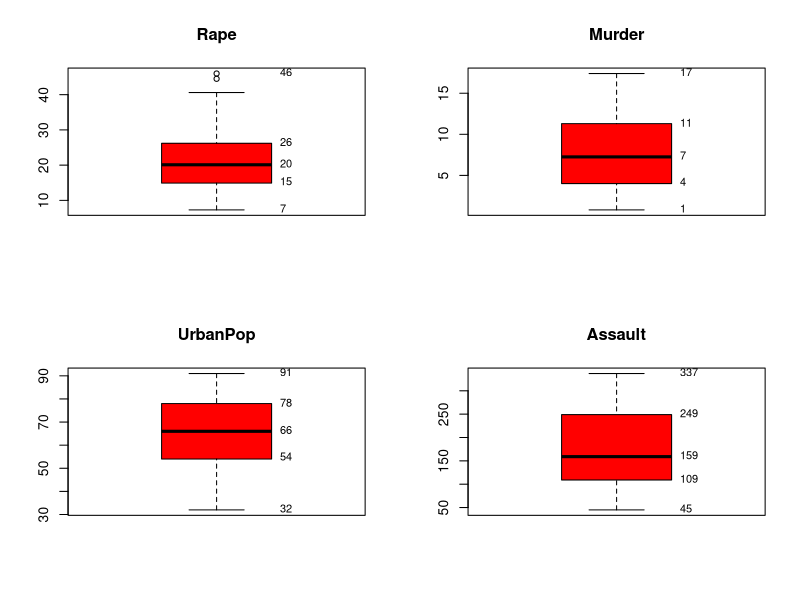
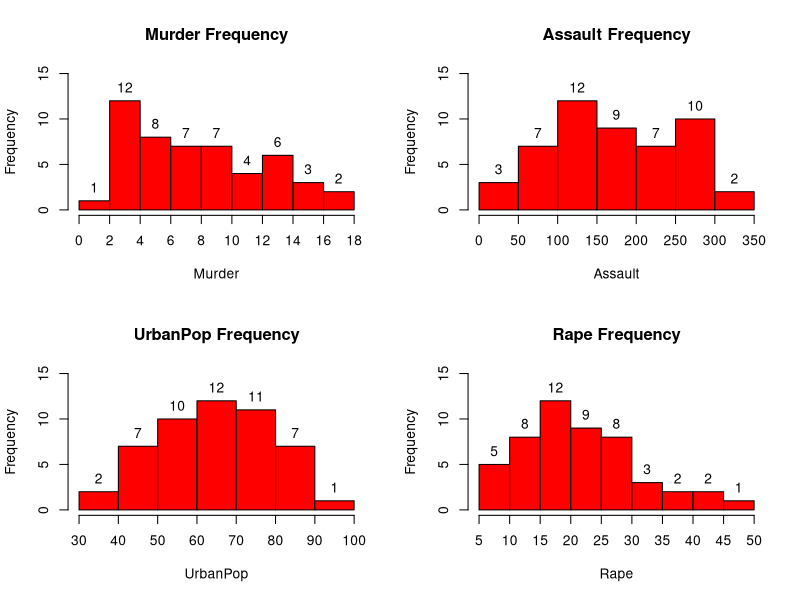
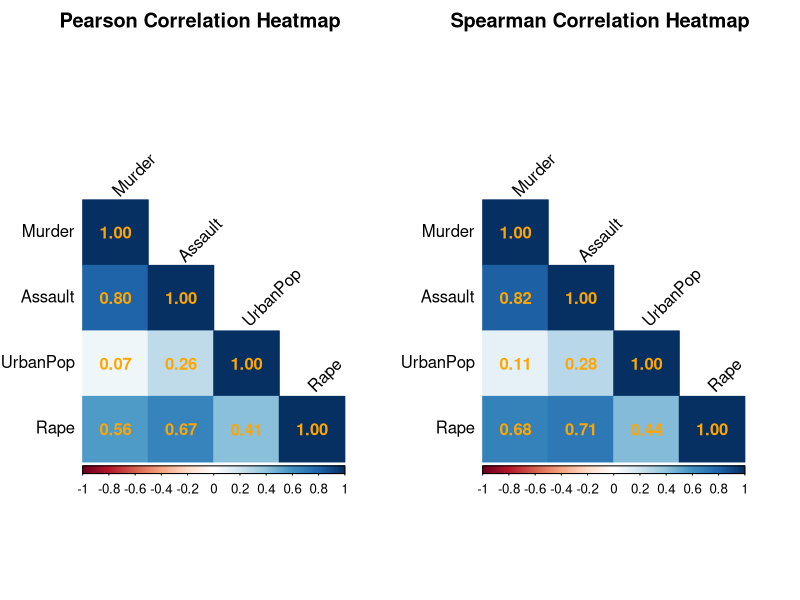
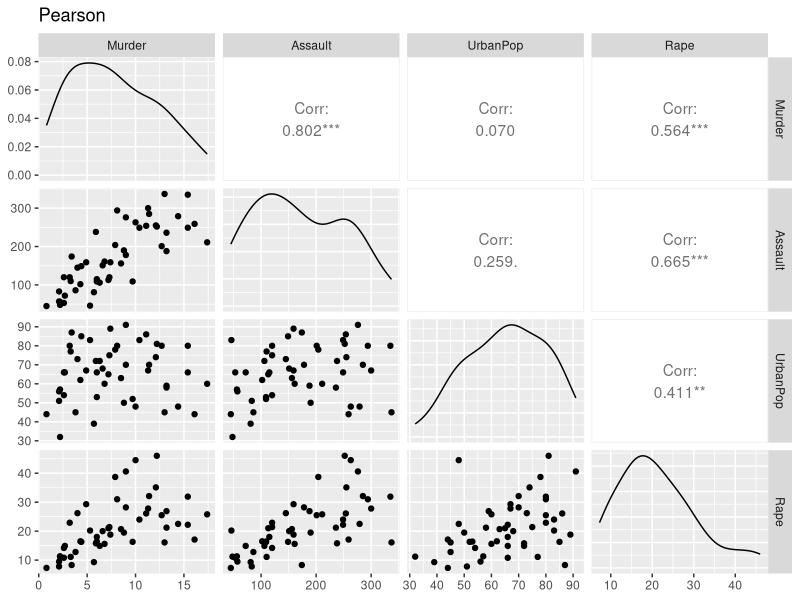
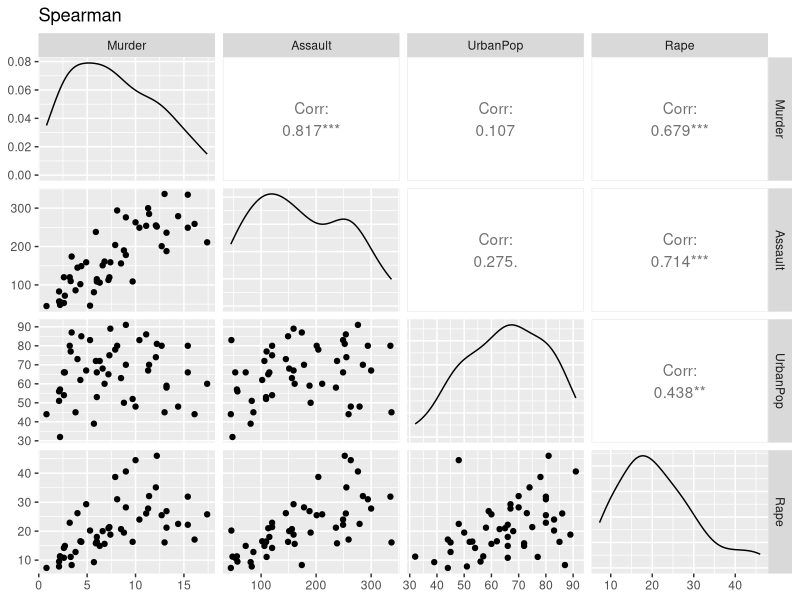

Recreate these plots in R, in order.
#install GGally
if (!requireNamespace("GGally", quietly = TRUE)) { #auto install required package GGally
  install.packages("GGally")
}
if (!requireNamespace("corrplot", quietly = TRUE)) { #auto install required package coorplot
  install.packages("corrplot")
}
library("corrplot")
library("GGally")
data <- USArrests #load dataset

#REQUIREMENT 3
#creating boxplot for murder, assault, UrbanPop, Rape
data <- USArrests

data <- USArrests

# Calculate quartiles
rq <- quantile(data$Rape)
mq <- quantile(data$Murder)
uq <- quantile(data$UrbanPop)
aq <- quantile(data$Assault)

# Boxplots
par(mfrow = c(2, 2)) #2x2 plot

#Rape
boxplot(data$Rape, main = "Rape", col = "red")
text(x = 1.2, y = rq, labels = round(rq, 0), pos = 4, cex = 0.8) 
#Murder
boxplot(data$Murder, main = "Murder", col = "red")
text(x = 1.2, y = mq, labels = round(mq, 0), pos = 4, cex = 0.8)
#UrbanPop
boxplot(data$UrbanPop, main = "UrbanPop", col = "red")
text(x = 1.2, y = uq, labels = round(uq, 0), pos = 4, cex = 0.8)
#Assault
boxplot(data$Assault, main = "Assault", col = "red")
text(x = 1.2, y = aq, labels = round(aq, 0), pos = 4, cex = 0.8)



#creating histogram for murder, assault, UrbanPop, Rape
par(mfrow = c(2, 2)) # create 2x2 plot 
#Murder
murder <- hist(data$Murder, main="Murder Frequency", xlab="Murder", ylab = "Frequency", col="red", border="black", xaxt = "n", ylim = c(0, max(hist(data$Murder, plot = FALSE)$counts) * 1.25))
text(murder$mids, murder$counts, labels = murder$counts, pos = 3) # add frequency text to the bar for readability 

axis(1, at = murder$breaks) #adjust the bin labels (x axis) for readability
#Assult
assault <- hist(data$Assault, main="Assault Frequency", xlab="Assault", ylab = "Frequency", col="red", border="black", ylim = c(0, max(hist(data$Assault, plot = FALSE)$counts) * 1.25))
text(assault$mids, assault$counts, labels = assault$counts, pos = 3) # add frequency text to the bar for readability 

#urbanpop
urbanpop <- hist(data$UrbanPop, main="UrbanPop Frequency", xlab="UrbanPop", ylab = "Frequency", col="red", border="black", ylim = c(0, max(hist(data$UrbanPop, plot = FALSE)$counts) * 1.25))
text(urbanpop$mids, urbanpop$counts, labels = urbanpop$counts, pos = 3) # add frequency text to the bar for readability 

#rape
rape <- hist(data$Rape, main="Rape Frequency", xlab="Rape", ylab = "Frequency", col="red", border="black", xaxt = "n", ylim = c(0, max(hist(data$Rape, plot = FALSE)$counts) * 1.25))
text(rape$mids, rape$counts, labels = rape$counts, pos = 3) # add frequency text to the bar for readability 

axis(1, at = rape$breaks) #adjust the bin labels (x axis) for readability


##################### Analysis #######################################
#Box plot
#The box plots provide information about the central tendency, variability, and potential outliers of the four variables in the USArrests dataset.
#The murder and assault box plots show considerable variation between states, but no potential outliers are identified. Lowest murder arrest is 1 and highest murder arrest is 17, 
#while most states has arrest rate between 4 and 11 per 100 thousand. 

#The urban population box plot indicates that the median urban population percentage is approximately 66%, 
#with most states having values between 54% and 78%. Minimum urban population is 32% and maximum urban population is 91%.

#The Rape box plot identifies two potential outliers above the upper whisker, representing states with unusually high rape arrest rates compared with the 
#remaining states. These observations may contribute to the right skewness observed in the Rape histogram.

#Overall,the box plots suggest that the Rape variable contains two potential outliers, while the other three variables did not.



# Murder Histogram 
# It seems to be right skewed which suggest most states having lower to moderate murder arrest rates. 
# This suggests frequency of high murder arrests decreases as the murder rate increases.
# 12 states with 2-4 murder arrest observed, which is the the highest peak.  

# Assault Histogram
# Assault frequency seems to be bimodal, a histogram with two distinct peaks.
# The highest frequency occurred in the bins 100-150 assaults in 12 states. 
# Followed by second highest frequency of 10 states with assaults range of 250-300.


# Urban population histogram
# It appears approximately symmetric, with most states concentrated between 50% and 80% urban population. 
# The highest frequency occurs in the 60–70% interval, containing 12 states. 
# The frequencies decrease towards both ends of the distribution, suggesting that most states have moderate to high levels of urbanisation.
# While relatively few have very low or very high urban population percentages.

# Rape histogram 
# It seems to be right skewed, most states concentrated in low to moderate arrests, while few states reporting higher number of 
# arrests related to rape. 15-20 arrests made in 12 states which is the highest frequency. 
# The frequencies generally decrease as the arrest rate increases, with relatively few states having high values. 
# This indicates that the distribution has a longer tail towards higher arrest rates.


#REQUIRMENT 4


# Pearson correlation
cat("Pearson correlation", "\n")
pearson <- cor(data, method = "pearson")
print(pearson) #print pearson correlation
cat("\n") #add empty line


# Spearman correlation
cat("Spearman correlation", "\n")
spearman <- cor(data, method = "spearman")
print(spearman)

#heatmaps
par(mfrow=c(1,2)) # create 1x2 plots
corrplot(pearson,
         method = "color", #create coloured map
         type = "lower", # lower triangle only to avoid displaying some duplicates 
         addCoef.col = "orange", #set correlation value color 
         tl.col = "black", #label color
         tl.srt = 45, # label text angle
         title = "Pearson Correlation Heatmap",
         mar = c(0, 0, 2, 0)) #add 2 top margin

corrplot(spearman,
         method = "color",
         type = "lower",
         addCoef.col = "orange",
         tl.col = "black",
         tl.srt = 45,
         title = "Spearman Correlation Heatmap",
         mar = c(0, 0, 2, 0))

# matrix plot
#pearson
print(ggpairs(
  data,
  title = "Pearson",
  upper = list(continuous = wrap("cor", method = "pearson")), #upper triangle show the correlation coefficient
  lower = list(continuous = "points"), #lower triangle show the scatter plot
  diag = list(continuous = "densityDiag")
))
#spearman
print(ggpairs(
  data,
  title = "Spearman",
  upper = list(continuous = wrap("cor", method = "spearman")),
  lower = list(continuous = "points"),
  diag = list(continuous = "densityDiag")
))

########################## Analysis ###########################
# Heatmap 
# The heatmap displaying the correlation coefficient between the variables.
# The highest correlation is between assault and murder with positive 0.8 (Pearson). The Spearman correlation is slightly higher, at 0.82.
# Both Pearson and Spearman results indicate a strong positive association. Which can be seen in the scatter plot. This suggests as the number of arrests made related to assault, the number of murder related arrest goes up as well.
# The second highest correlation is between assault and rape with positive 0.67 (Pearson) coefficient. The Spearman coefficient is slightly higher, at 0.71 Which suggest the number of rape related arrest goes up with assault related arrest.
# The lowest correlation is between urban population and murder with 0.07. The Spearman correlation is also close to zero, at 0.11.
# The correlation is very weak, indicating weak association between murder and urban population. Which can be seen in the scatter plot.
# Although the Spearman coefficient is slightly higher, both methods suggest that there is little association between these variables.

# ggpairs
# This plot displaying three different types of information. 
# The scatter plot, displaying the rate of arrests of all the variables. Each dot represent a state, the y axis represent the number of arrests.
# The density curve showing how values are distributed for each variable. 
# Correlation coefficient, measuring the the correlation between two variables.
# Murder and Assault scatter plot showing a strong positive correlation, which is supported by the correlation coefficient of 0.8 (pearson) and 0.82 Spearman coefficient.
# This suggest number of murder related arrest goes up with assault related arrests.
# Murder and Urban population has the weakest positive correlation, looking at scatter plot the points is all over the place and supported by 0.07 (Pearson) correlation coefficient and 0.11 Spearman coefficient. 
# Meaning there is very weak relation between murder and urban population. 

# Pearson vs Spearman
# overall the Pearson and Spearman coefficient is very similar. Suggesting the general pattern of association is consistent between the two methods.
# Some notable difference, between assault and rape increases from 0.67 using Pearson to 0.71 using Spearman. Similarly, the correlation between Murder and Rape increases from 0.56 to 0.68.
# In conclusion, both methods identify murder and assault as the strongest relationship and murder and urban population as the weakest. 
# The overall findings are consistent, although Spearman reveals somewhat stronger associations for certain variable pairs.
